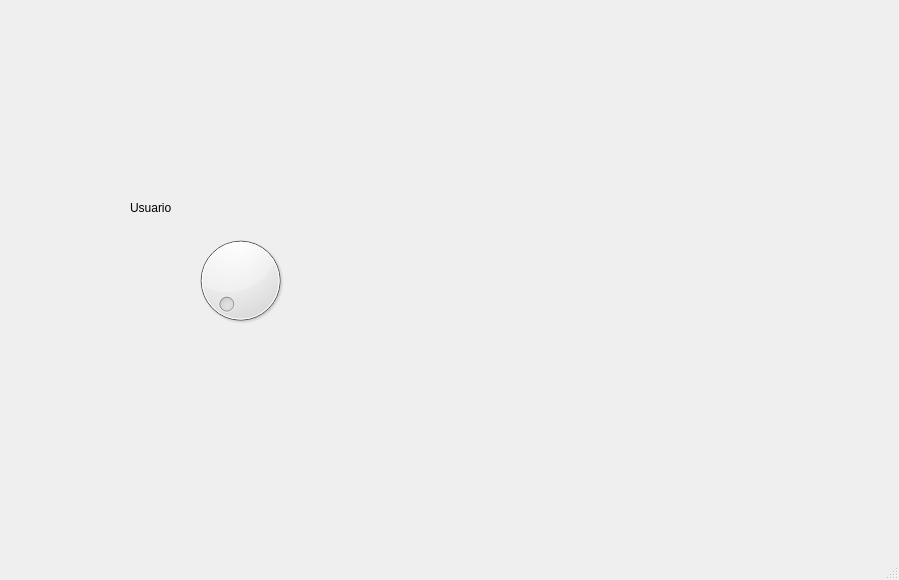
<?xml version="1.0" encoding="UTF-8"?>
<ui version="4.0">
 <class>MainWindow</class>
 <widget class="QMainWindow" name="MainWindow">
  <property name="geometry">
   <rect>
    <x>0</x>
    <y>0</y>
    <width>899</width>
    <height>580</height>
   </rect>
  </property>
  <property name="windowTitle">
   <string>MainWindow</string>
  </property>
  <widget class="QWidget" name="centralwidget">
   <widget class="QLabel" name="label">
    <property name="geometry">
     <rect>
      <x>30</x>
      <y>20</y>
      <width>301</width>
      <height>121</height>
     </rect>
    </property>
    <property name="text">
     <string/>
    </property>
    <property name="pixmap">
     <pixmap resource="../recursos.qrc">:/logo/Imagenes/logo uat.png</pixmap>
    </property>
    <property name="scaledContents">
     <bool>true</bool>
    </property>
   </widget>
   <widget class="QLabel" name="label_2">
    <property name="geometry">
     <rect>
      <x>600</x>
      <y>10</y>
      <width>271</width>
      <height>131</height>
     </rect>
    </property>
    <property name="text">
     <string/>
    </property>
    <property name="pixmap">
     <pixmap resource="../recursos.qrc">:/logo/Imagenes/logo fit.png</pixmap>
    </property>
    <property name="scaledContents">
     <bool>true</bool>
    </property>
   </widget>
   <widget class="QLabel" name="label_4">
    <property name="geometry">
     <rect>
      <x>760</x>
      <y>430</y>
      <width>111</width>
      <height>91</height>
     </rect>
    </property>
    <property name="text">
     <string/>
    </property>
    <property name="pixmap">
     <pixmap resource="../recursos.qrc">:/logo/Imagenes/logoCT.png</pixmap>
    </property>
    <property name="scaledContents">
     <bool>true</bool>
    </property>
   </widget>
   <widget class="QLabel" name="img_persona">
    <property name="geometry">
     <rect>
      <x>460</x>
      <y>210</y>
      <width>171</width>
      <height>141</height>
     </rect>
    </property>
    <property name="text">
     <string/>
    </property>
    <property name="scaledContents">
     <bool>true</bool>
    </property>
   </widget>
   <widget class="QLabel" name="label_3">
    <property name="geometry">
     <rect>
      <x>130</x>
      <y>200</y>
      <width>55</width>
      <height>16</height>
     </rect>
    </property>
    <property name="text">
     <string>Usuario</string>
    </property>
   </widget>
   <widget class="QDial" name="dial_persona">
    <property name="geometry">
     <rect>
      <x>190</x>
      <y>220</y>
      <width>101</width>
      <height>121</height>
     </rect>
    </property>
   </widget>
  </widget>
  <widget class="QMenuBar" name="menubar">
   <property name="geometry">
    <rect>
     <x>0</x>
     <y>0</y>
     <width>899</width>
     <height>26</height>
    </rect>
   </property>
  </widget>
  <widget class="QStatusBar" name="statusbar"/>
 </widget>
 <resources>
  <include location="../recursos.qrc"/>
 </resources>
 <connections/>
</ui>
